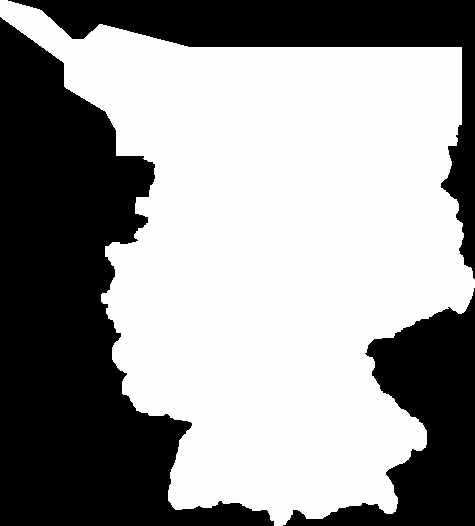
#> input picture import/src/scanview_import/gitter/de_bkg_gcg2016.tif, 950 x 1052 px (shown at 1/2 size)
$ python punktbild.py ../import/src/scanview_import/gitter/de_bkg_gcg2016.tif
#> lines starting #> are read from the running program, lines starting #| are printed output that depends on the picture; after the words box and inside, x2 and y2 are one past the last pixel; in counts of white or black regions, pixels touching at a corner belong together
"""Aufruf: python spleen/punktbild.py bild.jpg [weitere.jpg ...]

Abhängigkeit: Pillow (im Import-Werkzeug bereits enthalten).
"""

import sys
from PIL import Image, ImageOps, ImageEnhance
# Braille 2x4 Punkte je Zeichen: sieht aus wie eine Punktwolke.
BITS = [(0,0,0x01),(0,1,0x02),(0,2,0x04),(1,0,0x08),(1,1,0x10),(1,2,0x20),(0,3,0x40),(1,3,0x80)]
def braille(path, cols=100, invert=False):
#> called with cols = 100, invert = False
    im = Image.open(path).convert("L")
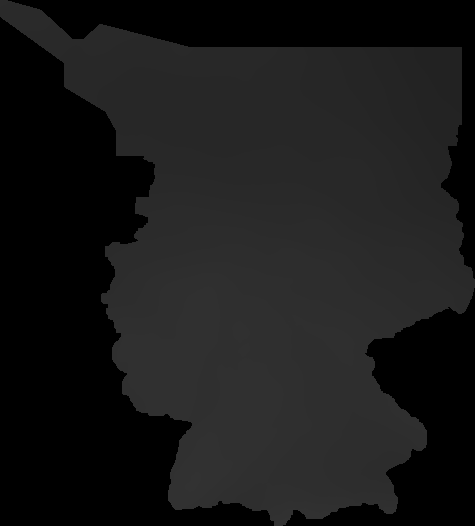
#> im: PIL image 950x1052 L (shown at 1/2 size); min 0, max 50, mean 24.9
    im = ImageOps.autocontrast(im, cutoff=2); im = ImageEnhance.Contrast(im).enhance(1.2)
#> after `im = ImageOps.autocontrast(im, cutoff=2)`:
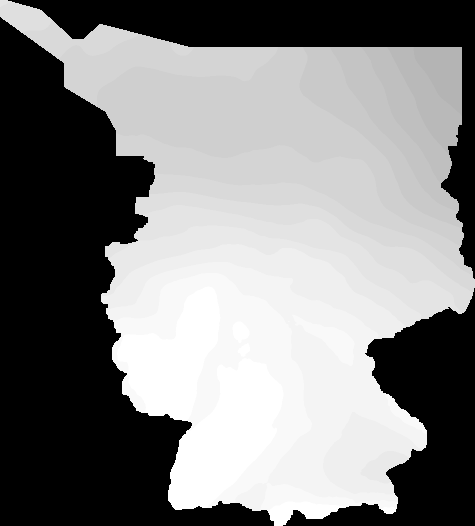
#> im: PIL image 950x1052 L (shown at 1/2 size); min 0, max 255, mean 132.1
    w = cols * 2; h = int(im.height / im.width * w) // 4 * 4
#> after `h = int(im.height / im.width * w) // 4 * 4`: h = 220
    im = im.resize((w, h))
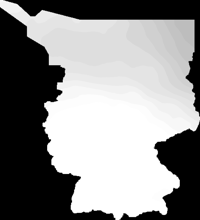
#> im: PIL image 200x220 L; min 0, max 255, mean 139.2
    if invert: im = ImageOps.invert(im)
    im = im.convert("1")  # Floyd-Steinberg
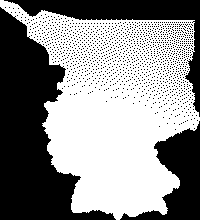
#> im: PIL image 200x220 1; 54.6% white; 1455 black regions (1452 under 20 px), largest, box (x1, y1, x2, y2) and area: (0, 7, 116, 220) 11258, (4, 0, 200, 117) 3980, (120, 121, 200, 220) 3248
    px = im.load(); rows = []
    for y in range(0, h, 4):
        rows.append("".join(chr(0x2800 + sum(b for dx, dy, b in BITS if px[x+dx, y+dy])) for x in range(0, w, 2)).rstrip("⠀"))
#> after the loop, rows = 55 items
    return "\n".join(rows)
for p in sys.argv[1:]:
    print("== " + p.rsplit("/", 1)[-1]); print(braille(p)); print()
